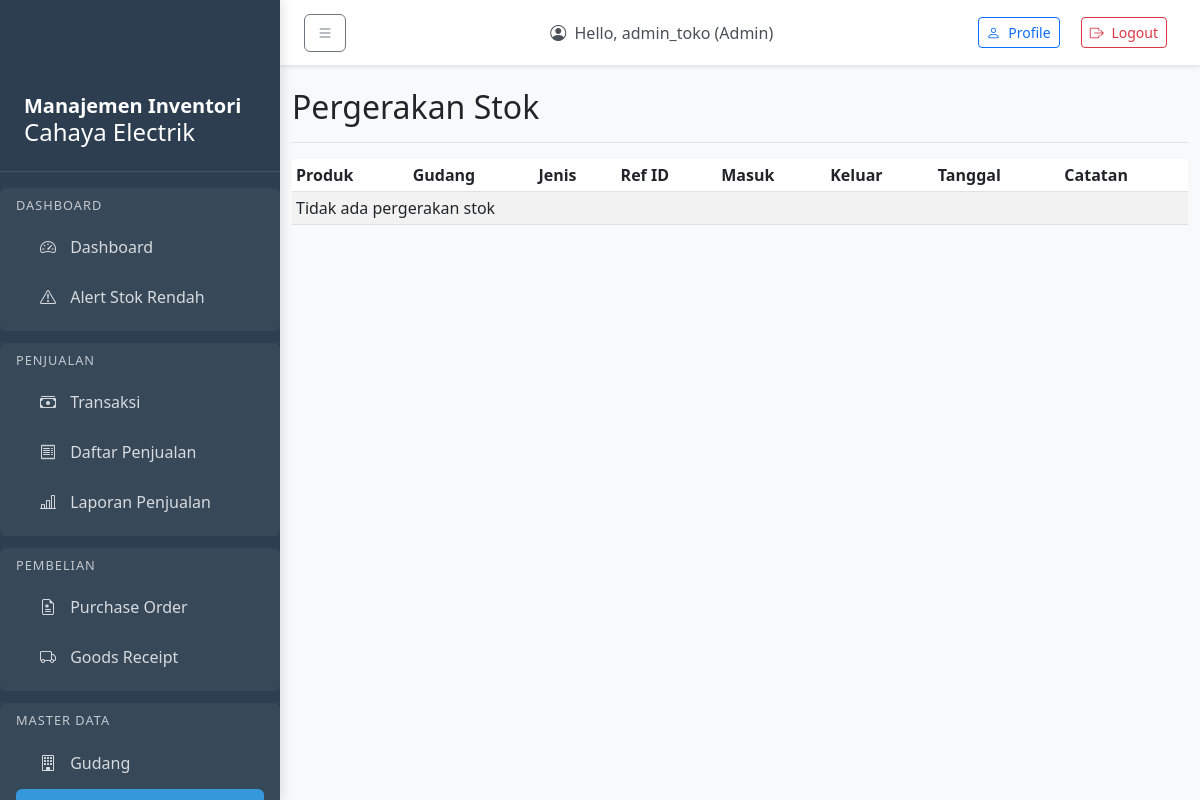
The app's page /inventory/movements/ (signed in), older data.
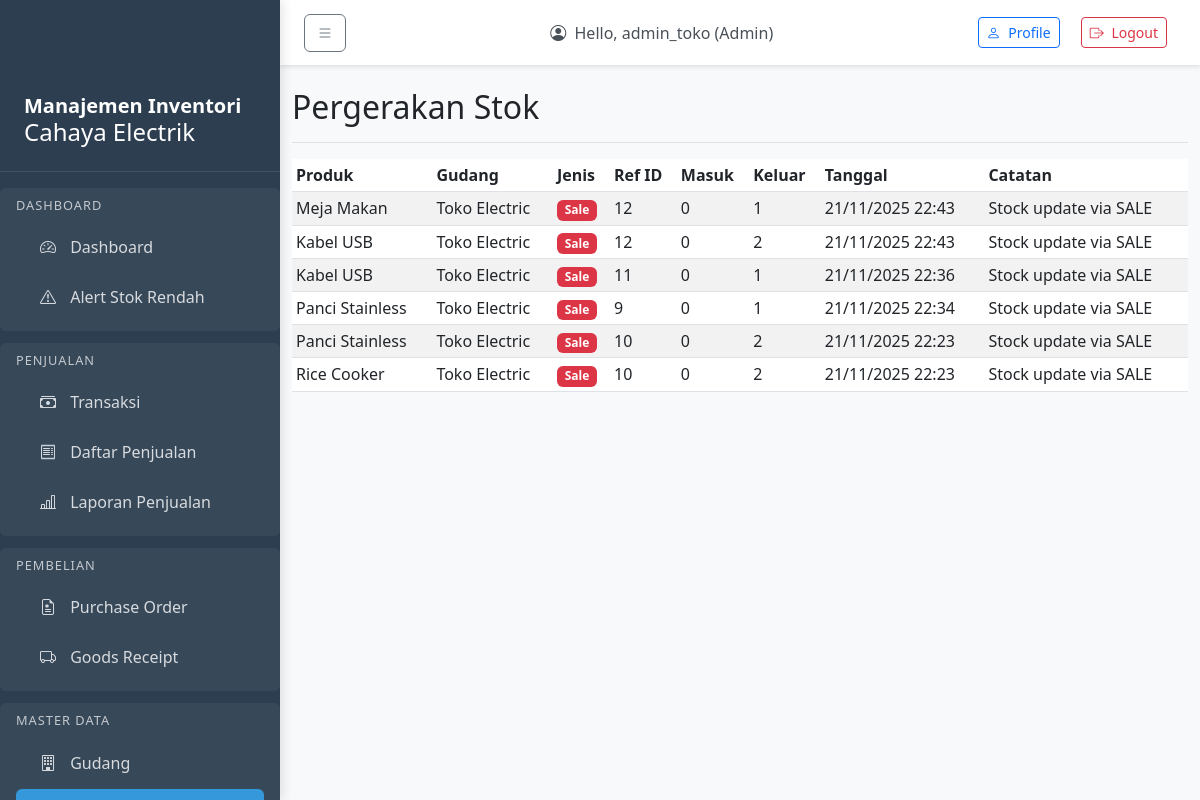
The same page, newer data.
### accounts/models.py (models this page shows, shortened)
class User(AbstractUser):
    ROLE_CHOICES = [
        ('admin', 'Admin'),
        ('manager', 'Manager'),
        ('warehouse', 'Warehouse'),
        ('cashier', 'Cashier'),
        ('analyst', 'Analyst'),
    ]
    role = models.CharField(max_length=20, choices=ROLE_CHOICES, default='cashier')
    created_at = models.DateTimeField(auto_now_add=True)
    updated_at = models.DateTimeField(auto_now=True)
    groups = models.ManyToManyField(
        'auth.Group',
        related_name='custom_user_set',
        blank=True,
    )
    user_permissions = models.ManyToManyField(
        'auth.Permission',
        related_name='custom_user_set',
        blank=True,
    )

### inventory/models.py (models this page shows, shortened)
class StockMove(models.Model):
    REF_TYPE_CHOICES = [
        ('SALE', 'Sale'),
        ('GRN', 'Goods Receipt'),
        ('ADJUST', 'Adjustment'),
        ('TRANSFER', 'Transfer'),
    ]
    product = models.ForeignKey(Product, on_delete=models.CASCADE)
    warehouse = models.ForeignKey(Warehouse, on_delete=models.CASCADE)
    ref_type = models.CharField(max_length=20, choices=REF_TYPE_CHOICES)
    ref_id = models.BigIntegerField(null=True, blank=True)  # ID of the reference (e.g., Sale ID, GRN ID)
    qty_in = models.IntegerField(default=0)
    qty_out = models.IntegerField(default=0)
    note = models.CharField(max_length=255, blank=True)
    moved_at = models.DateTimeField(auto_now_add=True)
    class Meta:
        db_table = 'stock_move'
        indexes = [
            models.Index(fields=['ref_type', 'ref_id'], name='idx_sm_ref'),
            models.Index(fields=['product', 'moved_at'], name='idx_sm_product_date'),
        ]

class Warehouse(models.Model):
    code = models.CharField(max_length=20, unique=True)
    name = models.CharField(max_length=100)
    address = models.CharField(max_length=255, blank=True)
    created_at = models.DateTimeField(auto_now_add=True)
    class Meta:
        db_table = 'warehouse'

### master/models.py (models this page shows, shortened)
class Product(models.Model):
    sku = models.CharField(max_length=50, unique=True)
    name = models.CharField(max_length=150)
    category = models.ForeignKey(Category, on_delete=models.CASCADE, null=True, blank=True)
    uom = models.CharField(max_length=20, default='PCS')  # Unit of Measure
    min_stock = models.IntegerField(default=0)
    price = models.DecimalField(max_digits=12, decimal_places=2, default=0)
    is_active = models.BooleanField(default=True)
    created_at = models.DateTimeField(auto_now_add=True)
    updated_at = models.DateTimeField(auto_now=True)
    class Meta:
        db_table = 'product'

### inventory/views.py (the view)
# urls.py: path('movements/', views.stock_movement_list, name='stock_movement_list'),
@login_required
def stock_movement_list(request):
    if request.user.role not in ['warehouse', 'manager', 'admin']:
        raise PermissionDenied("Anda tidak memiliki akses ke fitur ini.")
    movements = StockMove.objects.select_related('product', 'warehouse').all().order_by('-moved_at')
    return render(request, 'inventory/stock_movement_list.html', {'movements': movements})

### templates/inventory/stock_movement_list.html (shortened to what this page needs)
{% extends 'base.html' %}
{% block content %}
<div class="d-flex justify-content-between flex-wrap flex-md-nowrap align-items-center pt-3 pb-2 mb-3 border-bottom">
    <h1 class="h2">Pergerakan Stok</h1>
</div>
<div class="table-responsive">
    <table class="table table-striped table-sm">
        <thead>
            <tr>
                <th>Produk</th>
                <th>Gudang</th>
                <th>Jenis</th>
                <th>Ref ID</th>
                <th>Masuk</th>
                <th>Keluar</th>
                <th>Tanggal</th>
                <th>Catatan</th>
            </tr>
        </thead>
        <tbody>
            {% for movement in movements %}
            <tr>
                <td>{{ movement.product.name }}</td>
                <td>{{ movement.warehouse.name }}</td>
                <td>
                    {% if movement.ref_type == 'SALE' %}
                        <span class="badge bg-danger">{{ movement.get_ref_type_display }}</span>
                    {% elif movement.ref_type == 'GRN' %}
                        <span class="badge bg-success">{{ movement.get_ref_type_display }}</span>
                    {% elif movement.ref_type == 'ADJUST' %}
                        <span class="badge bg-warning">{{ movement.get_ref_type_display }}</span>
                    {% elif movement.ref_type == 'TRANSFER' %}
                        <span class="badge bg-info">{{ movement.get_ref_type_display }}</span>
                    {% endif %}
                </td>
                <td>{{ movement.ref_id|default:"-" }}</td>
                <td>{{ movement.qty_in }}</td>
                <td>{{ movement.qty_out }}</td>
                <td>{{ movement.moved_at|date:"d/m/Y H:i" }}</td>
                <td>{{ movement.note|default:"-" }}</td>
            </tr>
            {% empty %}
            <tr>
                <td colspan="8">Tidak ada pergerakan stok</td>
            </tr>
            {% endfor %}
        </tbody>
    </table>
</div>
{% endblock %}

### templates/base.html (shortened to what this page needs)
<!DOCTYPE html>
<html lang="en">
<head>
    <link href="https://cdn.jsdelivr.net/npm/bootstrap@5.3.0-alpha1/dist/css/bootstrap.min.css" rel="stylesheet">
    <link rel="stylesheet" href="https://cdn.jsdelivr.net/npm/bootstrap-icons@1.10.0/font/bootstrap-icons.css">
</head>
<body>
    <div class="sidebar" id="sidebar">
        <div class="sidebar-header">
            <h5></i>Manajemen Inventori</h5>
            <h4></i>Cahaya Electrik</h4>
        </div>
        {% if user.is_authenticated %}
        {% if user.role == 'warehouse' or user.role == 'manager' or user.role == 'admin' %}
            <div class="menu-section">
                <div class="menu-section-title">Dashboard</div>
                <a href="{% url 'summary:dashboard' %}" class="nav-link {% if request.resolver_match.url_name == 'dashboard' %}active{% endif %}">
                    <i class="bi bi-speedometer2"></i> Dashboard
                </a>
                <a href="{% url 'inventory:low_stock_alerts' %}" class="nav-link  {% if 'low_stock' in request.resolver_match.url_name %}active{% endif %}">
                    <i class="bi bi-exclamation-triangle"></i> Alert Stok Rendah
                </a>
            </div>
        {% endif %}
        {% if user.role == 'cashier' or user.role == 'manager' or user.role == 'admin' %}
            <div class="menu-section">
                <div class="menu-section-title">Penjualan</div>
                <a href="{% url 'sales:pos' %}" class="nav-link {% if 'pos' in request.resolver_match.url_name %}active{% endif %}">
                    <i class="bi bi-cash-stack"></i> Transaksi
                </a>
                <a href="{% url 'sales:sale_list' %}" class="nav-link {% if 'sale_list' in request.resolver_match.url_name %}active{% endif %}">
                    <i class="bi bi-receipt"></i> Daftar Penjualan
                </a>
                {% if user.role == 'manager' or user.role == 'admin' %}
                <a href="{% url 'sales:sale_report' %}" class="nav-link {% if 'sale_report' in request.resolver_match.url_name %}active{% endif %}">
                    <i class="bi bi-bar-chart-line"></i> Laporan Penjualan
                </a>
                {% endif %}
            </div>
        {% endif %}
        {% if user.role == 'manager' or user.role == 'admin' %}
            <div class="menu-section">
                <div class="menu-section-title">Pembelian</div>
                <a href="{% url 'purchases:purchase_order_list' %}" class="nav-link {% if 'purchase_order' in request.resolver_match.url_name %}active{% endif %}">
                    <i class="bi bi-file-earmark-medical"></i> Purchase Order
                </a>
                <a href="{% url 'purchases:goods_receipt_list' %}" class="nav-link {% if 'goods_receipt' in request.resolver_match.url_name %}active{% endif %}">
                    <i class="bi bi-truck"></i> Goods Receipt
                </a>
            </div>
        {% endif %}
        {% if user.role == 'manager' or user.role == 'admin' %}
            <div class="menu-section">
                <div class="menu-section-title">Master Data</div>
                <a href="{% url 'inventory:warehouse_list' %}" class="nav-link {% if 'warehouse' in request.resolver_match.url_name %}active{% endif %}">
                    <i class="bi bi-building"></i> Gudang
                </a>
                <a href="{% url 'inventory:stock_list' %}" class="nav-link {% if 'stock' in request.resolver_match.url_name %}active{% endif %}">
                </a>
            </div>
        {% endif %}
        {% endif %}
    </div>
    <nav class="top-navbar">
        <div class="d-flex justify-content-between align-items-center">
            <button class="btn btn-outline-secondary me-3" id="sidebarToggle">
                <i class="bi bi-list"></i>
            </button>
            <div class="navbar-text text-dark me-3">
                <i class="bi bi-person-circle me-1"></i>
                Hello, {{ user.username }} ({{ user.get_role_display }})
            </div>
            <div>
                <a class="btn btn-outline-primary btn-sm me-2" href="{% url 'accounts:profile' %}">
                    <i class="bi bi-person me-1"></i> Profile
                </a>
                <a class="btn  btn-sm">
                    <form action="{% url 'accounts:logout' %}" method="post">
                        <button  class="btn btn-outline-danger btn-sm" type="submit">
                            <i class="bi bi-box-arrow-right me-1"></i> Logout
                        </button>
                    </form>
                </a>
            </div>
        </div>
    </nav>
    <div class="main-content">
        <div class="container-fluid mt-5 pt-4">
            <div class="row">
                <div class="col-12">
                    {% block content %}
                    {% endblock %}
                </div>
            </div>
        </div>
    </div>
</body>
</html>

### templates/base.html (style rules this page uses)
body { overflow-x: hidden; background-color: #f8f9fa; }
.sidebar { width: 280px; min-width: 280px; position: fixed; top: 0; left: 0; height: 100vh; z-index: 100; padding-top: 70px; background-color: #2c3e50; color: white; transition: all 0.3s; box-shadow: 3px 0 10px rgba(0,0,0,0.1); overflow-y: auto; }
.sidebar .nav-link { color: rgba(255, 255, 255, 0.8); padding: 0.75rem 1.5rem; margin: 0.125rem 0; border-radius: 0.375rem; transition: all 0.2s; }
.sidebar .nav-link.active { color: white; background-color: #3498db; }
.sidebar .nav-link i { margin-right: 10px; width: 20px; text-align: center; }
.main-content { margin-left: 280px; padding: 0; }
.top-navbar { position: fixed; top: 0; left: 280px; right: 0; z-index: 90; background-color: white; padding: 0.75rem 1.5rem; box-shadow: 0 2px 4px rgba(0,0,0,0.1); }
.top-navbar .navbar-text { color: #495057 !important; }
.sidebar-header { padding: 1.5rem 1.5rem 1rem; border-bottom: 1px solid rgba(255,255,255,0.1); margin-bottom: 1rem; }
.sidebar-header h5 { margin: 0; font-weight: 600; }
.menu-section { padding: 0.5rem 1rem; margin: 0.75rem 0; border-radius: 0.375rem; background-color: rgba(255,255,255,0.05); }
.menu-section-title { font-size: 0.8rem; text-transform: uppercase; letter-spacing: 1px; margin-bottom: 0.5rem; color: rgba(255,255,255,0.7); }

Row changes from the older to the newer data that the page shows:
added StockMove: product.name "Meja Makan", warehouse.name "Toko Electric", ref_type "Sale", ref_id "12", qty_in "0", qty_out "1", moved_at "21/11/2025 22:43", note "Stock update via SALE"
added StockMove: product.name "Kabel USB", warehouse.name "Toko Electric", ref_type "Sale", ref_id "12", qty_in "0", qty_out "2", moved_at "21/11/2025 22:43", note "Stock update via SALE"
added StockMove: product.name "Kabel USB", warehouse.name "Toko Electric", ref_type "Sale", ref_id "11", qty_in "0", qty_out "1", moved_at "21/11/2025 22:36", note "Stock update via SALE"
added StockMove: product.name "Panci Stainless", warehouse.name "Toko Electric", ref_type "Sale", ref_id "9", qty_in "0", qty_out "1", moved_at "21/11/2025 22:34", note "Stock update via SALE"
added StockMove: product.name "Panci Stainless", warehouse.name "Toko Electric", ref_type "Sale", ref_id "10", qty_in "0", qty_out "2", moved_at "21/11/2025 22:23", note "Stock update via SALE"
added StockMove: product.name "Rice Cooker", warehouse.name "Toko Electric", ref_type "Sale", ref_id "10", qty_in "0", qty_out "2", moved_at "21/11/2025 22:23", note "Stock update via SALE"
Text that changed along with them:
text no longer shown: "Tidak ada pergerakan stok"
